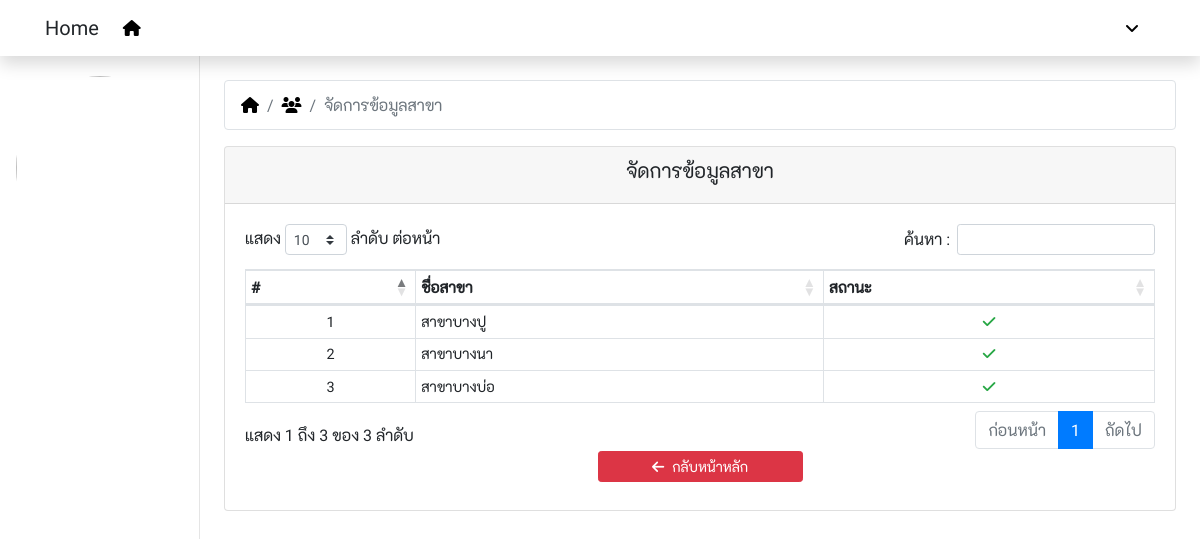
The page /departments.php on the database its author committed.
### tables this page shows
CREATE TABLE `ex_department` (
  `dep_id` int(11) NOT NULL,
  `dep_name` varchar(200) NOT NULL,
  `dep_status` int(1) NOT NULL DEFAULT '1',
  `dep_create` varchar(50) NOT NULL,
  `dep_update` timestamp NOT NULL DEFAULT CURRENT_TIMESTAMP ON UPDATE CURRENT_TIMESTAMP
);

### config/function.php (called while the page is built, shortened)
<?php
  function getDepartment(){
    global $dbcon;
    $sql = "SELECT * FROM ex_department";
    $stmt = $dbcon->prepare($sql);
    $stmt->execute();
    return $stmt;
  }
?>

### departments.php (the view, shortened to what this page needs)
<?php
  include_once 'config/connection.php';
  include_once 'config/function.php';
  $act = isset($_GET['act']) ? $_GET['act'] : 'index';
?>
<!DOCTYPE html>
<html lang="en">
<head>
  <link rel="stylesheet" href="node_modules/bootstrap/dist/css/bootstrap.min.css">
  <link rel="stylesheet" href="node_modules/@fortawesome/fontawesome-pro/css/all.min.css">
  <link rel="stylesheet" href="node_modules/datatables.net-bs4/css/dataTables.bootstrap4.min.css">
  <link rel="stylesheet" href="public/css/custom.css">
</head>
<body>
  <?php include_once 'inc/navbar.php' ?>
  <div class="container-fluid">
    <div class="row">
      <?php include_once 'inc/sidemenu.php' ?>
      <main role="main" class="col-xl-10 col-md-9 ml-sm-auto px-4">
        <?php
          if($act == 'index'):
        ?>
        <nav>
          <ol class="breadcrumb bg-white border">
            <li class="breadcrumb-item">
              <a href="request.php"><i class="fas fa-home"></i></a>
            </li>
            <li class="breadcrumb-item">
              <a href="users.php"><i class="fas fa-users"></i></a>
            </li>
            <li class="breadcrumb-item active">
              จัดการข้อมูลสาขา
            </li>
          </ol>
        </nav>
        <div class="row justify-content-center">
          <div class="col-12">
            <div class="card">
              <div class="card-header">
                <h5 class="text-center">จัดการข้อมูลสาขา</h5>
              </div>
              <div class="card-body">
                <div class="row justify-content-center">
                  <div class="col-12">
                    <div class="table-responsive">
                      <table id="data" class="table table-bordered table-hover table-sm">
                        <thead>
                          <tr>
                            <th>#</th>
                            <th>ชื่อสาขา</th>
                            <th>สถานะ</th>
                          </tr>
                        </thead>
                        <tbody>
                          <?php
                            $result = getDepartment();
                            foreach($result as $key => $row):
                          ?>
                          <tr>
                            <td><?php echo $key+1 ?></td>
                            <td class="text-left"><?php echo $row['dep_name'] ?></td>
                            <td>
                              <?php echo ($row['dep_status'] == 1
                                ? '<i class="fas fa-check text-success"></i>'
                                : '<i class="fas fa-times-circle text-danger"></i>')
                              ?>
                            </td>
                          </tr>
                          <?php
                            endforeach;
                          ?>
                        </tbody>
                      </table>
                    </div>
                  </div>
                  <div class="col-sm-3 pb-2">
                    <a class="btn btn-danger btn-sm btn-block" href="users.php">
                      <i class="fa fa-arrow-left pr-2"></i>กลับหน้าหลัก
                    </a>
                  </div>
                </div>
              </div>
            </div>
          </div>
        </div>
        <?php
          endif;
        ?>
      </main>
    </div>
  </div>
</body>
</html>

### public/css/custom.css (style rules this page uses)
body { font-family: 'robotoregular', 'k2dregular', Tahoma; }
td, tr { white-space: normal; text-align: center; vertical-align: middle !important; font-size: 0.95em; }
a { color: #000; }
.active , .active a { color: #DC3545; }
[role="main"] { padding-top: 80px; }

### rows shown on the page
ex_department: dep_name "สาขาบางปู", dep_status 1 (drawn)
ex_department: dep_name "สาขาบางนา", dep_status 1 (drawn)
ex_department: dep_name "สาขาบางบ่อ", dep_status 1 (drawn)
